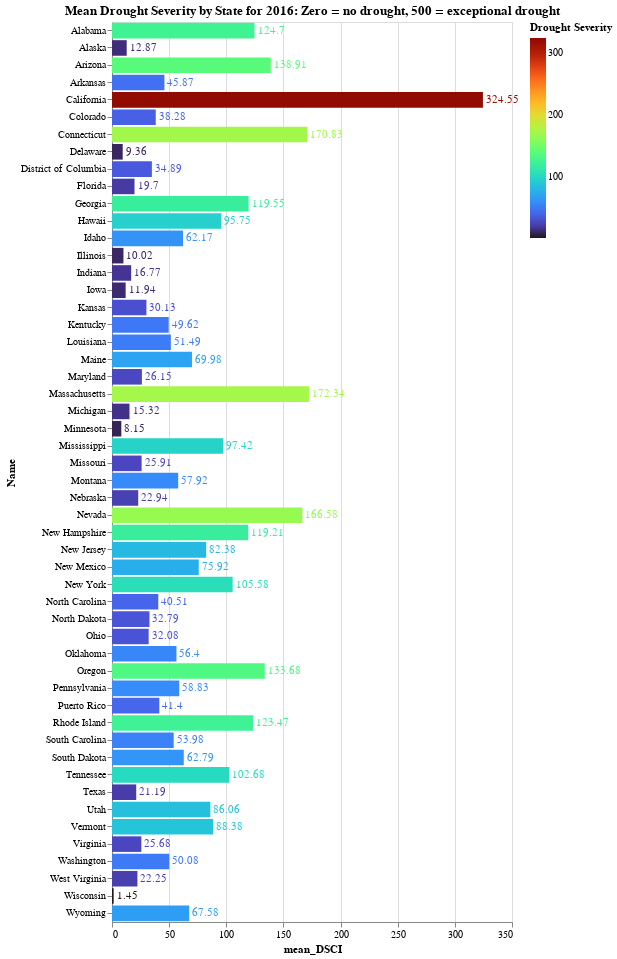

Notebook code cell kept with this figure:
### Code cell
#Bar chart of states: 
bars = alt.Chart(mean_state_drought, title= 'Mean Drought Severity by State for 2016: Zero = no drought, 500 = exceptional drought')\
.mark_bar().encode(
    x='mean_DSCI:Q',
    y= 'Name:O',
    color= alt.Color('mean_DSCI', legend=alt.Legend(title= 'Drought Severity'),\
                     scale=alt.Scale(scheme='turbo'))
)

text = bars.mark_text(
    align='left',
    baseline='middle',
    dx=3  # Nudges text to right so it doesn't appear on top of the bar
).encode(
    text= 'mean_DSCI:Q'
)

(bars + text).properties(height=900)

### Figure 1 — Vega-Lite specification as saved in the notebook (floating-point values rounded to 4 significant figures)
{"config": {"view": {"continuousWidth": 400, "continuousHeight": 300}}, "layer": [{"mark": "bar", "encoding": {"color": {"field": "mean_DSCI", "legend": {"title": "Drought Severity"}, "scale": {"scheme": "turbo"}, "type": "quantitative"}, "x": {"field": "mean_DSCI", "type": "quantitative"}, "y": {"field": "Name", "type": "ordinal"}}, "title": "Mean Drought Severity by State for 2016: Zero = no drought, 500 = exceptional drought"}, {"mark": {"type": "text", "align": "left", "baseline": "middle", "dx": 3}, "encoding": {"color": {"field": "mean_DSCI", "legend": {"title": "Drought Severity"}, "scale": {"scheme": "turbo"}, "type": "quantitative"}, "text": {"field": "mean_DSCI", "type": "quantitative"}, "x": {"field": "mean_DSCI", "type": "quantitative"}, "y": {"field": "Name", "type": "ordinal"}}, "title": "Mean Drought Severity by State for 2016: Zero = no drought, 500 = exceptional drought"}], "data": {"name": "data-87efc43bede6256a17f746abd95aa5f6"}, "height": 900, "$schema": "https://vega.github.io/schema/vega-lite/v4.17.0.json", "datasets": {"data-87efc43bede6256a17f746abd95aa5f6": [{"Name": "Alabama", "mean_DSCI": 124.7}, {"Name": "Alaska", "mean_DSCI": 12.87}, {"Name": "Arizona", "mean_DSCI": 138.9}, {"Name": "Arkansas", "mean_DSCI": 45.87}, {"Name": "California", "mean_DSCI": 324.6}, {"Name": "Colorado", "mean_DSCI": 38.28}, {"Name": "Connecticut", "mean_DSCI": 170.8}, {"Name": "Delaware", "mean_DSCI": 9.36}, {"Name": "District of Columbia", "mean_DSCI": 34.89}, {"Name": "Florida", "mean_DSCI": 19.7}, {"Name": "Georgia", "mean_DSCI": 119.5}, {"Name": "Hawaii", "mean_DSCI": 95.75}, {"Name": "Idaho", "mean_DSCI": 62.17}, {"Name": "Illinois", "mean_DSCI": 10.02}, {"Name": "Indiana", "mean_DSCI": 16.77}, {"Name": "Iowa", "mean_DSCI": 11.94}, {"Name": "Kansas", "mean_DSCI": 30.13}, {"Name": "Kentucky", "mean_DSCI": 49.62}, {"Name": "Louisiana", "mean_DSCI": 51.49}, {"Name": "Maine", "mean_DSCI": 69.98}, {"Name": "Maryland", "mean_DSCI": 26.15}, {"Name": "Massachusetts", "mean_DSCI": 172.3}, {"Name": "Michigan", "mean_DSCI": 15.32}, {"Name": "Minnesota", "mean_DSCI": 8.15}, {"Name": "Mississippi", "mean_DSCI": 97.42}, {"Name": "Missouri", "mean_DSCI": 25.91}, {"Name": "Montana", "mean_DSCI": 57.92}, {"Name": "Nebraska", "mean_DSCI": 22.94}, {"Name": "Nevada", "mean_DSCI": 166.6}, {"Name": "New Hampshire", "mean_DSCI": 119.2}, {"Name": "New Jersey", "mean_DSCI": 82.38}, {"Name": "New Mexico", "mean_DSCI": 75.92}, {"Name": "New York", "mean_DSCI": 105.6}, {"Name": "North Carolina", "mean_DSCI": 40.51}, {"Name": "North Dakota", "mean_DSCI": 32.79}, {"Name": "Ohio", "mean_DSCI": 32.08}, {"Name": "Oklahoma", "mean_DSCI": 56.4}, {"Name": "Oregon", "mean_DSCI": 133.7}, {"Name": "Pennsylvania", "mean_DSCI": 58.83}, {"Name": "Puerto Rico", "mean_DSCI": 41.4}, {"Name": "Rhode Island", "mean_DSCI": 123.5}, {"Name": "South Carolina", "mean_DSCI": 53.98}, {"Name": "South Dakota", "mean_DSCI": 62.79}, {"Name": "Tennessee", "mean_DSCI": 102.7}, {"Name": "Texas", "mean_DSCI": 21.19}, {"Name": "Utah", "mean_DSCI": 86.06}, {"Name": "Vermont", "mean_DSCI": 88.38}, {"Name": "Virginia", "mean_DSCI": 25.68}, {"Name": "Washington", "mean_DSCI": 50.08}, {"Name": "West Virginia", "mean_DSCI": 22.25}, {"Name": "Wisconsin", "mean_DSCI": 1.45}, {"Name": "Wyoming", "mean_DSCI": 67.58}]}}
